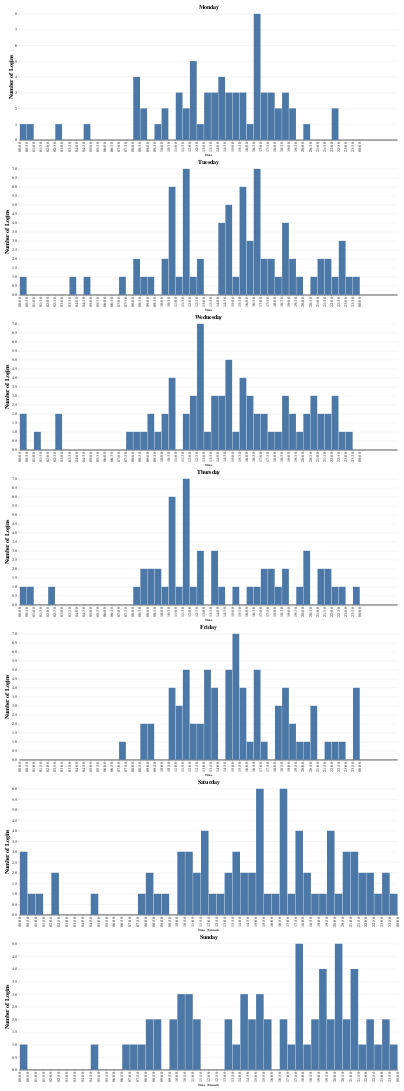

The notebook cell saved with this chart:
### Markdown cell above
### Logins by Weekdays

Instead of looking my login times in total, I will look at them in daily basis. I will count the logins in 30 minute intervals and visualize in bar chart to see at what times I am active.

### Code cell
# Read my weekly schedule from json file
import json
with open("./data/schedule.json", "r") as f:
    weekly_schedule = json.load(f)

# Group by day
login_datetime_grouped = login_datetime_df.groupby("DayName")

# Create the charts for each day
charts_login_daily = {}
for name, group in login_datetime_grouped:
    group["Time"] = group["Date"].map(dt_to_min)

    # Create the chart
    chart = alt.Chart(group).mark_bar().encode(
        x=alt.X("Time:Q", bin=alt.Bin(step=30, extent=[0, 24*60-1]), axis=alt.Axis(tickCount=48, labelAngle=-90, labelExpr="utcFormat(utcParse(datum.value >= 60 ? floor(datum.value / 60) + ':' + datum.value % 60 : '0:' + datum.value, '%H:%M'), '%H:%M')")),
        y=alt.Y("count()", title="Number of Logins"),
        tooltip=["count()"],  # Show the count when hovering over the bar
    ).properties(
        title=name,
        width=1200,
        height=400,
    )

    try:
        # Create the ruler for weekly schedule
        d = pd.DataFrame(columns=["name", "startTime", "endTime", "Time", "code"])
        for cl in weekly_schedule[name]["classes"]:
            start_time = dt_to_min(cl["startTime"])
            end_time = dt_to_min(cl["endTime"])
            t = (start_time + end_time) / 2
            d.loc[len(d)] = cl | {"Time": t}

        checkbox = alt.binding_checkbox(name="Show class hours")
        checkbox_selection = alt.param(bind=checkbox, name="show")
        rule = alt.Chart(d).mark_rule(color="red", size=3).encode(
            alt.X("Time:Q", title="Time"),
            tooltip=["name:N", "startTime:N", "endTime:N", "code:N"],
        ).add_params(
            checkbox_selection
        ).transform_filter(
            checkbox_selection
        )
        # Combine the chart and the rule
        chart = chart + rule
    except KeyError:
        pass  # No classes on weekends

    charts_login_daily[name] = chart

# Sort the charts by day in week order
charts_list = [charts_login_daily["Monday"], charts_login_daily["Tuesday"], charts_login_daily["Wednesday"], charts_login_daily["Thursday"], charts_login_daily["Friday"], charts_login_daily["Saturday"], charts_login_daily["Sunday"]]
# Combine the charts
chart_login_daily = alt.vconcat(*charts_list, spacing=10)

chart_login_daily = chart_login_daily.configure(
    padding={"left": 15, "right": 15, "top": 15, "bottom": 15},
    title={"fontSize": 18},
).configure_view(
    stroke=None,
).configure_axisX(
    labelFontSize=13,
    grid=False,  # Remove the grid
    domainWidth=2,  # Set the width of the axis line
    domainColor="#000"  # Set the color of the axis line
).configure_axisY(
    labelFontSize=14,
    titleFontSize=18,
    domain=False,  # Remove the axis line
)

# Save the charts
for name, ch in charts_login_daily.items():
    ch.save(f"figures/login_times/altair_{name}.html")
    ch.save(f"figures/login_times/altair_{name}.png")
chart_login_daily.save("figures/login_times/altair_login_times.html")

chart_login_daily
